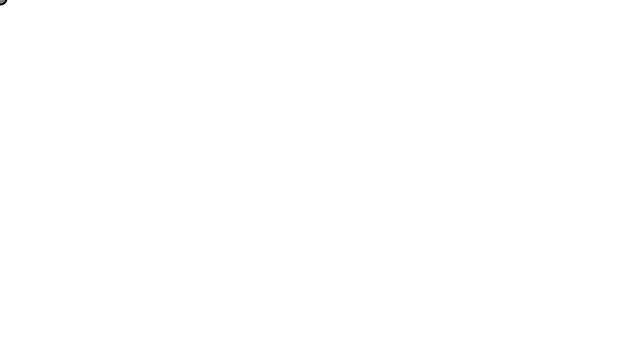
Frame 1 (no input)
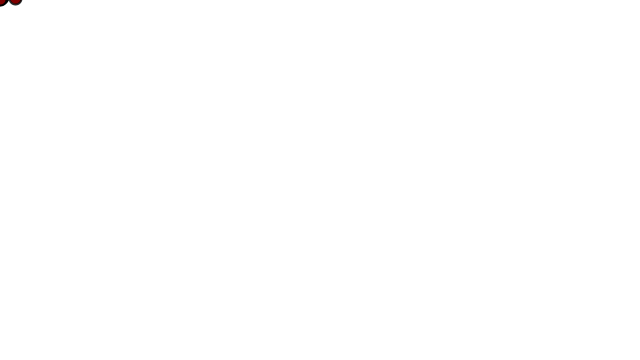
Frame 60 (the mouse pressed at the canvas centre just before this capture)
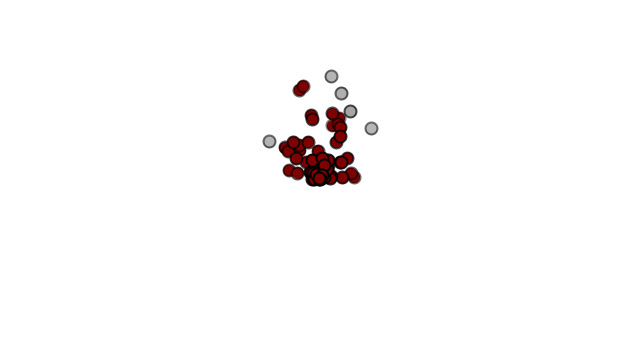
Frame 120 (the mouse held since frame 60 and released just before this capture)

The Processing sketch that drew these frames (run headless with seeded random() and noise(); from frame 60 on, the mouse is pressed at the canvas centre):

// Processing sketch: Exercise_4_10_particleintersection
// ── Exercise_4_10_particleintersection.pde
// The Nature of Code
// Daniel Shiffman
// http://natureofcode.com

ParticleSystem ps;

void setup() {
  size(640,360);
  ps = new ParticleSystem(new PVector(width/2,50));
}

void draw() {
  background(255);
  ps.addParticle(mouseX,mouseY);
  ps.update();
  ps.intersection();
  ps.display();
}

// ── Particle.pde
// The Nature of Code
// Daniel Shiffman
// http://natureofcode.com

// Simple Particle System

class Particle {
  PVector location;
  PVector velocity;
  PVector acceleration;
  float lifespan;
  
  float r = 6;
  boolean highlight;

  Particle(float x, float y) {
    acceleration = new PVector(0, 0.05);
    velocity = new PVector(random(-1, 1), random(-2, 0));
    location = new PVector(x, y);
    lifespan = 255.0;
  }

  void run() {
    update();
    display();
  }

  void intersects(ArrayList<Particle> particles) {
    highlight = false;
    for (Particle other : particles) {
      if (other != this) {
        float d = PVector.dist(other.location, location);
        if (d < r + other.r) {
          highlight = true;
        }
      }
    }
  }
  
  void applyForce(PVector f) {
    acceleration.add(f); 
  }

  // Method to update location
  void update() {
    velocity.add(acceleration);
    location.add(velocity);
    acceleration.mult(0);
    lifespan -= 2.0;
  }

  // Method to display
  void display() {
    stroke(0, lifespan);
    strokeWeight(2);
    fill(127, lifespan);
    if (highlight) {
      fill(127,0,0);
    }
    ellipse(location.x, location.y, r*2, r*2);
  }

  // Is the particle still useful?
  boolean isDead() {
    if (lifespan < 0.0) {
      return true;
    } 
    else {
      return false;
    }
  }
}


// ── ParticleSystem.pde
// The Nature of Code
// Daniel Shiffman
// http://natureofcode.com

// Using Generics now!  comment and annotate, etc.

class ParticleSystem {
  ArrayList<Particle> particles;

  ParticleSystem(PVector location) {
    particles = new ArrayList<Particle>();
  }

  void addParticle(float x, float y) {
    particles.add(new Particle(x, y));
  }


  void display() {
    for (Particle p : particles) {
      p.display();
    }
  }

  void intersection() {
    for (Particle p : particles) {
      p.intersects(particles);
    }
  }


  void update() {
    for (int i = particles.size()-1; i >= 0; i--) {
      Particle p = particles.get(i);
      p.update();
      if (p.isDead()) {
        particles.remove(i);
      }
    }
  }
}
